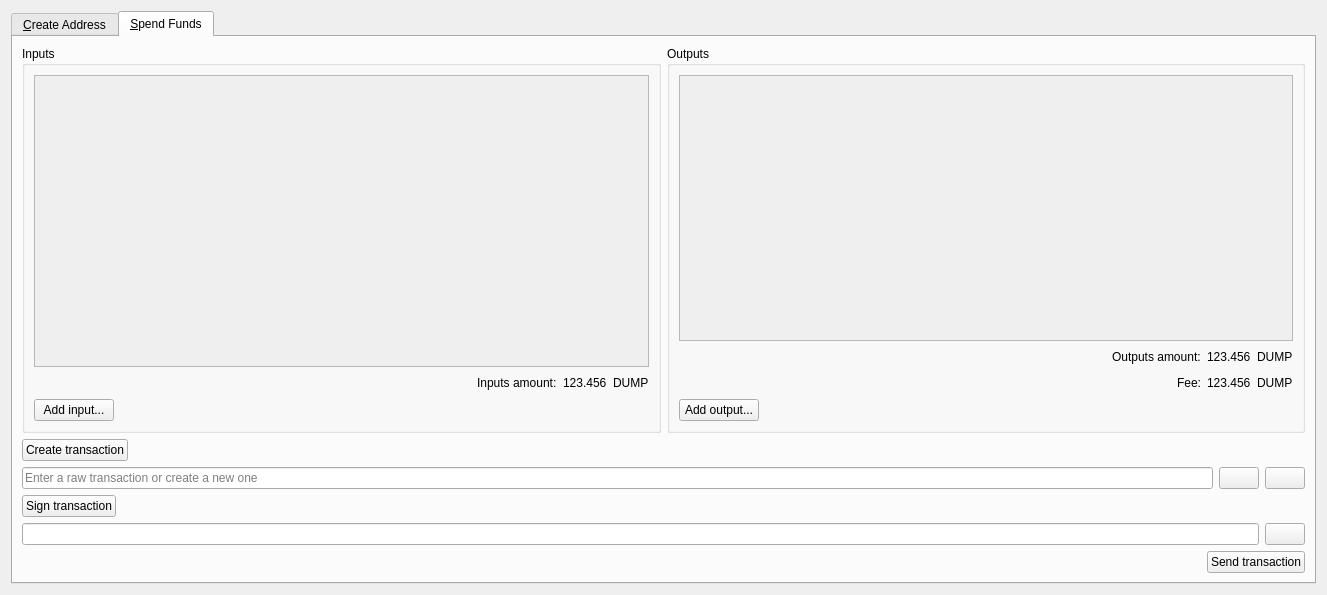
<?xml version="1.0" encoding="UTF-8"?>
<ui version="4.0">
 <class>MultisigDialog</class>
 <widget class="QDialog" name="MultisigDialog">
  <property name="geometry">
   <rect>
    <x>0</x>
    <y>0</y>
    <width>1327</width>
    <height>595</height>
   </rect>
  </property>
  <property name="windowTitle">
   <string>Multisig</string>
  </property>
  <layout class="QVBoxLayout" name="verticalLayout_2">
   <item>
    <widget class="QTabWidget" name="tabWidget">
     <property name="currentIndex">
      <number>1</number>
     </property>
     <widget class="QWidget" name="tabCreateAddress">
      <attribute name="title">
       <string>&amp;Create Address</string>
      </attribute>
      <layout class="QVBoxLayout" name="verticalLayout">
       <item>
        <widget class="QScrollArea" name="scrollArea">
         <property name="widgetResizable">
          <bool>true</bool>
         </property>
         <widget class="QWidget" name="scrollAreaWidgetContents">
          <property name="geometry">
           <rect>
            <x>0</x>
            <y>0</y>
            <width>1285</width>
            <height>314</height>
           </rect>
          </property>
          <layout class="QVBoxLayout" name="verticalLayout_3">
           <item>
            <layout class="QVBoxLayout" name="pubkeyEntries"/>
           </item>
           <item>
            <spacer name="verticalSpacer">
             <property name="orientation">
              <enum>Qt::Vertical</enum>
             </property>
             <property name="sizeHint" stdset="0">
              <size>
               <width>20</width>
               <height>40</height>
              </size>
             </property>
            </spacer>
           </item>
          </layout>
         </widget>
        </widget>
       </item>
       <item>
        <layout class="QHBoxLayout" name="horizontalLayout_14">
         <item>
          <widget class="QPushButton" name="addPubKeyButton">
           <property name="toolTip">
            <string>Add a member to the signing pool</string>
           </property>
           <property name="text">
            <string>&amp;Add public key...</string>
           </property>
           <property name="icon">
            <iconset resource="../bitcoin.qrc">
             <normaloff>:/icons/add</normaloff>:/icons/add</iconset>
           </property>
          </widget>
         </item>
         <item>
          <widget class="QPushButton" name="clearButton">
           <property name="sizePolicy">
            <sizepolicy hsizetype="Minimum" vsizetype="Fixed">
             <horstretch>0</horstretch>
             <verstretch>0</verstretch>
            </sizepolicy>
           </property>
           <property name="toolTip">
            <string>Remove all public key fields</string>
           </property>
           <property name="text">
            <string>Clear all</string>
           </property>
           <property name="icon">
            <iconset resource="../bitcoin.qrc">
             <normaloff>:/icons/remove</normaloff>:/icons/remove</iconset>
           </property>
           <property name="autoRepeatDelay">
            <number>300</number>
           </property>
          </widget>
         </item>
         <item>
          <spacer name="horizontalSpacer_8">
           <property name="orientation">
            <enum>Qt::Horizontal</enum>
           </property>
           <property name="sizeHint" stdset="0">
            <size>
             <width>40</width>
             <height>20</height>
            </size>
           </property>
          </spacer>
         </item>
        </layout>
       </item>
       <item>
        <layout class="QHBoxLayout" name="horizontalLayout_2">
         <item>
          <widget class="QLabel" name="requiredSignaturesLabel">
           <property name="text">
            <string>Required signatures:</string>
           </property>
          </widget>
         </item>
         <item>
          <widget class="QLineEdit" name="requiredSignatures">
           <property name="sizePolicy">
            <sizepolicy hsizetype="Minimum" vsizetype="Fixed">
             <horstretch>0</horstretch>
             <verstretch>0</verstretch>
            </sizepolicy>
           </property>
           <property name="minimumSize">
            <size>
             <width>127</width>
             <height>0</height>
            </size>
           </property>
           <property name="text">
            <string/>
           </property>
           <property name="maxLength">
            <number>2</number>
           </property>
           <property name="frame">
            <bool>true</bool>
           </property>
           <property name="alignment">
            <set>Qt::AlignRight|Qt::AlignTrailing|Qt::AlignVCenter</set>
           </property>
           <property name="placeholderText">
            <string>Enter a number</string>
           </property>
          </widget>
         </item>
         <item>
          <widget class="QLabel" name="maxSignaturesLabel">
           <property name="text">
            <string>/ 1</string>
           </property>
          </widget>
         </item>
         <item>
          <spacer name="horizontalSpacer_2">
           <property name="orientation">
            <enum>Qt::Horizontal</enum>
           </property>
           <property name="sizeHint" stdset="0">
            <size>
             <width>40</width>
             <height>20</height>
            </size>
           </property>
          </spacer>
         </item>
        </layout>
       </item>
       <item>
        <layout class="QHBoxLayout" name="horizontalLayout">
         <item>
          <widget class="QPushButton" name="createAddressButton">
           <property name="text">
            <string>Create multisig address</string>
           </property>
          </widget>
         </item>
         <item>
          <spacer name="horizontalSpacer">
           <property name="orientation">
            <enum>Qt::Horizontal</enum>
           </property>
           <property name="sizeHint" stdset="0">
            <size>
             <width>40</width>
             <height>20</height>
            </size>
           </property>
          </spacer>
         </item>
        </layout>
       </item>
       <item>
        <layout class="QHBoxLayout" name="horizontalLayoutMultisigAddress">
         <item>
          <widget class="QLabel" name="multisigAddressLabel">
           <property name="text">
            <string>Multisig address:</string>
           </property>
          </widget>
         </item>
         <item>
          <widget class="QLineEdit" name="multisigAddress">
           <property name="readOnly">
            <bool>true</bool>
           </property>
          </widget>
         </item>
         <item>
          <widget class="QPushButton" name="copyMultisigAddressButton">
           <property name="toolTip">
            <string>Copy the multisig address to the system clipboard</string>
           </property>
           <property name="text">
            <string/>
           </property>
           <property name="icon">
            <iconset resource="../bitcoin.qrc">
             <normaloff>:/icons/editcopy</normaloff>:/icons/editcopy</iconset>
           </property>
           <property name="autoDefault">
            <bool>false</bool>
           </property>
          </widget>
         </item>
        </layout>
       </item>
       <item>
        <layout class="QHBoxLayout" name="horizontalLayout_3">
         <item>
          <widget class="QLabel" name="redeemScriptLabel">
           <property name="text">
            <string>Redeem script:</string>
           </property>
          </widget>
         </item>
         <item>
          <widget class="QLineEdit" name="redeemScript">
           <property name="readOnly">
            <bool>true</bool>
           </property>
          </widget>
         </item>
         <item>
          <widget class="QPushButton" name="copyRedeemScriptButton">
           <property name="toolTip">
            <string>Copy the redeem script to the system clipboard</string>
           </property>
           <property name="text">
            <string/>
           </property>
           <property name="icon">
            <iconset resource="../bitcoin.qrc">
             <normaloff>:/icons/editcopy</normaloff>:/icons/editcopy</iconset>
           </property>
           <property name="autoDefault">
            <bool>false</bool>
           </property>
          </widget>
         </item>
        </layout>
       </item>
       <item>
        <layout class="QHBoxLayout" name="horizontalLayout_15">
         <item>
          <spacer name="horizontalSpacer_11">
           <property name="orientation">
            <enum>Qt::Horizontal</enum>
           </property>
           <property name="sizeHint" stdset="0">
            <size>
             <width>40</width>
             <height>20</height>
            </size>
           </property>
          </spacer>
         </item>
         <item>
          <widget class="QPushButton" name="saveRedeemScriptButton">
           <property name="toolTip">
            <string>The redeem script will be required to spend the funds sent to the multisig address</string>
           </property>
           <property name="text">
            <string>Save redeem script</string>
           </property>
          </widget>
         </item>
         <item>
          <widget class="QPushButton" name="saveMultisigAddressButton">
           <property name="toolTip">
            <string>Add the multisig address to your personal addresses</string>
           </property>
           <property name="text">
            <string>Add address to wallet</string>
           </property>
          </widget>
         </item>
        </layout>
       </item>
      </layout>
     </widget>
     <widget class="QWidget" name="tabSpendFunds">
      <attribute name="title">
       <string>&amp;Spend Funds</string>
      </attribute>
      <layout class="QVBoxLayout" name="verticalLayout_13">
       <item>
        <layout class="QVBoxLayout" name="verticalLayout_8">
         <item>
          <layout class="QHBoxLayout" name="horizontalLayout_4">
           <item>
            <widget class="QGroupBox" name="inputsBox">
             <property name="title">
              <string>Inputs</string>
             </property>
             <layout class="QVBoxLayout" name="verticalLayout_6">
              <item>
               <widget class="QScrollArea" name="scrollArea_2">
                <property name="minimumSize">
                 <size>
                  <width>0</width>
                  <height>0</height>
                 </size>
                </property>
                <property name="widgetResizable">
                 <bool>true</bool>
                </property>
                <widget class="QWidget" name="scrollAreaWidgetContents_2">
                 <property name="geometry">
                  <rect>
                   <x>0</x>
                   <y>0</y>
                   <width>611</width>
                   <height>242</height>
                  </rect>
                 </property>
                 <layout class="QVBoxLayout" name="verticalLayout_4">
                  <item>
                   <layout class="QVBoxLayout" name="inputs"/>
                  </item>
                  <item>
                   <spacer name="verticalSpacer_2">
                    <property name="orientation">
                     <enum>Qt::Vertical</enum>
                    </property>
                    <property name="sizeHint" stdset="0">
                     <size>
                      <width>20</width>
                      <height>42</height>
                     </size>
                    </property>
                   </spacer>
                  </item>
                 </layout>
                </widget>
               </widget>
              </item>
              <item>
               <layout class="QHBoxLayout" name="horizontalLayout_6">
                <item>
                 <spacer name="horizontalSpacer_9">
                  <property name="orientation">
                   <enum>Qt::Horizontal</enum>
                  </property>
                  <property name="sizeHint" stdset="0">
                   <size>
                    <width>40</width>
                    <height>20</height>
                   </size>
                  </property>
                 </spacer>
                </item>
                <item>
                 <widget class="QLabel" name="inputsAmountLabel">
                  <property name="text">
                   <string>Inputs amount:</string>
                  </property>
                 </widget>
                </item>
                <item>
                 <widget class="QLabel" name="inputsAmount">
                  <property name="text">
                   <string>123.456</string>
                  </property>
                  <property name="textInteractionFlags">
                   <set>Qt::LinksAccessibleByMouse|Qt::TextSelectableByKeyboard|Qt::TextSelectableByMouse</set>
                  </property>
                 </widget>
                </item>
                <item>
                 <widget class="QLabel" name="label">
                  <property name="text">
                   <string>DUMP</string>
                  </property>
                 </widget>
                </item>
               </layout>
              </item>
              <item>
               <layout class="QHBoxLayout" name="horizontalLayout_5">
                <item>
                 <widget class="QPushButton" name="addInputButton">
                  <property name="text">
                   <string>Add input...</string>
                  </property>
                  <property name="icon">
                   <iconset resource="../bitcoin.qrc">
                    <normaloff>:/icons/add</normaloff>:/icons/add</iconset>
                  </property>
                 </widget>
                </item>
                <item>
                 <spacer name="horizontalSpacer_3">
                  <property name="orientation">
                   <enum>Qt::Horizontal</enum>
                  </property>
                  <property name="sizeHint" stdset="0">
                   <size>
                    <width>40</width>
                    <height>20</height>
                   </size>
                  </property>
                 </spacer>
                </item>
               </layout>
              </item>
             </layout>
            </widget>
           </item>
           <item>
            <widget class="QGroupBox" name="outputsBox">
             <property name="title">
              <string>Outputs</string>
             </property>
             <layout class="QVBoxLayout" name="verticalLayout_7">
              <item>
               <widget class="QScrollArea" name="scrollArea_3">
                <property name="minimumSize">
                 <size>
                  <width>0</width>
                  <height>0</height>
                 </size>
                </property>
                <property name="widgetResizable">
                 <bool>true</bool>
                </property>
                <widget class="QWidget" name="scrollAreaWidgetContents_3">
                 <property name="geometry">
                  <rect>
                   <x>0</x>
                   <y>0</y>
                   <width>610</width>
                   <height>214</height>
                  </rect>
                 </property>
                 <layout class="QVBoxLayout" name="verticalLayout_5">
                  <item>
                   <layout class="QVBoxLayout" name="outputs"/>
                  </item>
                  <item>
                   <spacer name="verticalSpacer_3">
                    <property name="orientation">
                     <enum>Qt::Vertical</enum>
                    </property>
                    <property name="sizeHint" stdset="0">
                     <size>
                      <width>20</width>
                      <height>42</height>
                     </size>
                    </property>
                   </spacer>
                  </item>
                 </layout>
                </widget>
               </widget>
              </item>
              <item>
               <layout class="QHBoxLayout" name="horizontalLayout_7">
                <item>
                 <spacer name="horizontalSpacer_10">
                  <property name="orientation">
                   <enum>Qt::Horizontal</enum>
                  </property>
                  <property name="sizeHint" stdset="0">
                   <size>
                    <width>40</width>
                    <height>20</height>
                   </size>
                  </property>
                 </spacer>
                </item>
                <item>
                 <widget class="QLabel" name="outputsAmountLabel">
                  <property name="text">
                   <string>Outputs amount:</string>
                  </property>
                 </widget>
                </item>
                <item>
                 <widget class="QLabel" name="outputsAmount">
                  <property name="text">
                   <string>123.456</string>
                  </property>
                  <property name="textInteractionFlags">
                   <set>Qt::LinksAccessibleByMouse|Qt::TextSelectableByKeyboard|Qt::TextSelectableByMouse</set>
                  </property>
                 </widget>
                </item>
                <item>
                 <widget class="QLabel" name="label_2">
                  <property name="text">
                   <string>DUMP</string>
                  </property>
                 </widget>
                </item>
               </layout>
              </item>
              <item>
               <layout class="QHBoxLayout" name="horizontalLayout_16">
                <item>
                 <spacer name="horizontalSpacer_12">
                  <property name="orientation">
                   <enum>Qt::Horizontal</enum>
                  </property>
                  <property name="sizeHint" stdset="0">
                   <size>
                    <width>40</width>
                    <height>20</height>
                   </size>
                  </property>
                 </spacer>
                </item>
                <item>
                 <widget class="QLabel" name="feeLabel">
                  <property name="text">
                   <string>Fee:</string>
                  </property>
                 </widget>
                </item>
                <item>
                 <widget class="QLabel" name="fee">
                  <property name="text">
                   <string>123.456</string>
                  </property>
                 </widget>
                </item>
                <item>
                 <widget class="QLabel" name="label_3">
                  <property name="text">
                   <string>DUMP</string>
                  </property>
                 </widget>
                </item>
               </layout>
              </item>
              <item>
               <layout class="QHBoxLayout" name="horizontalLayout_8">
                <item>
                 <widget class="QPushButton" name="addOutputButton">
                  <property name="text">
                   <string>Add output...</string>
                  </property>
                  <property name="icon">
                   <iconset resource="../bitcoin.qrc">
                    <normaloff>:/icons/add</normaloff>:/icons/add</iconset>
                  </property>
                 </widget>
                </item>
                <item>
                 <spacer name="horizontalSpacer_4">
                  <property name="orientation">
                   <enum>Qt::Horizontal</enum>
                  </property>
                  <property name="sizeHint" stdset="0">
                   <size>
                    <width>40</width>
                    <height>20</height>
                   </size>
                  </property>
                 </spacer>
                </item>
               </layout>
              </item>
             </layout>
            </widget>
           </item>
          </layout>
         </item>
         <item>
          <layout class="QHBoxLayout" name="horizontalLayout_9">
           <item>
            <widget class="QPushButton" name="createTransactionButton">
             <property name="text">
              <string>Create transaction</string>
             </property>
            </widget>
           </item>
           <item>
            <spacer name="horizontalSpacer_5">
             <property name="orientation">
              <enum>Qt::Horizontal</enum>
             </property>
             <property name="sizeHint" stdset="0">
              <size>
               <width>40</width>
               <height>20</height>
              </size>
             </property>
            </spacer>
           </item>
          </layout>
         </item>
        </layout>
       </item>
       <item>
        <layout class="QVBoxLayout" name="verticalLayout_10">
         <item>
          <layout class="QHBoxLayout" name="horizontalLayout_10">
           <item>
            <widget class="QLineEdit" name="transaction">
             <property name="sizePolicy">
              <sizepolicy hsizetype="Expanding" vsizetype="Fixed">
               <horstretch>0</horstretch>
               <verstretch>0</verstretch>
              </sizepolicy>
             </property>
             <property name="placeholderText">
              <string>Enter a raw transaction or create a new one</string>
             </property>
            </widget>
           </item>
           <item>
            <widget class="QPushButton" name="copyTransactionButton">
             <property name="toolTip">
              <string/>
             </property>
             <property name="text">
              <string/>
             </property>
             <property name="icon">
              <iconset resource="../bitcoin.qrc">
               <normaloff>:/icons/editcopy</normaloff>:/icons/editcopy</iconset>
             </property>
             <property name="autoDefault">
              <bool>false</bool>
             </property>
            </widget>
           </item>
           <item>
            <widget class="QPushButton" name="pasteTransactionButton">
             <property name="toolTip">
              <string>Paste address from clipboard</string>
             </property>
             <property name="text">
              <string/>
             </property>
             <property name="icon">
              <iconset resource="../bitcoin.qrc">
               <normaloff>:/icons/editpaste</normaloff>:/icons/editpaste</iconset>
             </property>
             <property name="shortcut">
              <string>Alt+P</string>
             </property>
             <property name="autoDefault">
              <bool>false</bool>
             </property>
            </widget>
           </item>
          </layout>
         </item>
         <item>
          <layout class="QHBoxLayout" name="horizontalLayout_11">
           <item>
            <widget class="QPushButton" name="signTransactionButton">
             <property name="text">
              <string>Sign transaction</string>
             </property>
             <property name="icon">
              <iconset resource="../bitcoin.qrc">
               <normaloff>:/icons/edit</normaloff>:/icons/edit</iconset>
             </property>
            </widget>
           </item>
           <item>
            <spacer name="horizontalSpacer_6">
             <property name="orientation">
              <enum>Qt::Horizontal</enum>
             </property>
             <property name="sizeHint" stdset="0">
              <size>
               <width>40</width>
               <height>20</height>
              </size>
             </property>
            </spacer>
           </item>
          </layout>
         </item>
        </layout>
       </item>
       <item>
        <layout class="QVBoxLayout" name="verticalLayout_12">
         <item>
          <layout class="QHBoxLayout" name="horizontalLayout_13">
           <item>
            <widget class="QLineEdit" name="signedTransaction">
             <property name="sizePolicy">
              <sizepolicy hsizetype="Expanding" vsizetype="Fixed">
               <horstretch>0</horstretch>
               <verstretch>0</verstretch>
              </sizepolicy>
             </property>
             <property name="readOnly">
              <bool>true</bool>
             </property>
            </widget>
           </item>
           <item>
            <widget class="QPushButton" name="copySignedTransactionButton">
             <property name="toolTip">
              <string/>
             </property>
             <property name="text">
              <string/>
             </property>
             <property name="icon">
              <iconset resource="../bitcoin.qrc">
               <normaloff>:/icons/editcopy</normaloff>:/icons/editcopy</iconset>
             </property>
             <property name="autoDefault">
              <bool>false</bool>
             </property>
            </widget>
           </item>
          </layout>
         </item>
         <item>
          <layout class="QHBoxLayout" name="horizontalLayout_12">
           <item>
            <widget class="QLabel" name="statusLabel">
             <property name="text">
              <string/>
             </property>
            </widget>
           </item>
           <item>
            <spacer name="horizontalSpacer_7">
             <property name="orientation">
              <enum>Qt::Horizontal</enum>
             </property>
             <property name="sizeHint" stdset="0">
              <size>
               <width>40</width>
               <height>20</height>
              </size>
             </property>
            </spacer>
           </item>
           <item>
            <widget class="QPushButton" name="sendTransactionButton">
             <property name="text">
              <string>Send transaction</string>
             </property>
             <property name="icon">
              <iconset resource="../bitcoin.qrc">
               <normaloff>:/icons/send</normaloff>:/icons/send</iconset>
             </property>
            </widget>
           </item>
          </layout>
         </item>
        </layout>
       </item>
      </layout>
     </widget>
    </widget>
   </item>
  </layout>
 </widget>
 <resources>
  <include location="../bitcoin.qrc"/>
 </resources>
 <connections/>
</ui>
